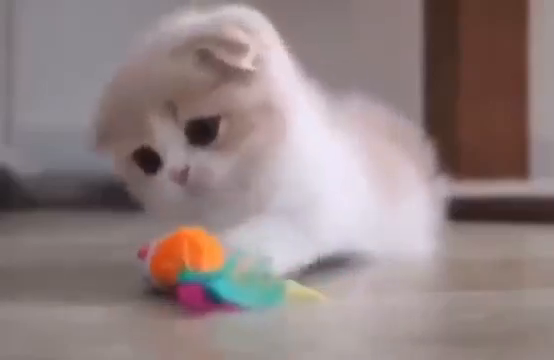
#> input picture frame 17 of bobmcat.mp4, 554 x 360 px, given in place of main.mov, which was not available
$ python motions.py
#> lines starting #> are read from the running program, lines starting #| are printed output that depends on the picture; after the words box and inside, x2 and y2 are one past the last pixel; in counts of white or black regions, pixels touching at a corner belong together; pictures that were not available may be replaced by others from this repository, and a replacement may not be noted
import cv2
import numpy as np

def task(kernel_size, standard_deviation, delta_tresh, min_area, name):
#> called with kernel_size = 3, standard_deviation = 50, delta_tresh = 60, min_area = 20, name = 'ver1'
    video = cv2.VideoCapture('main.mov', cv2.CAP_ANY)

    ret, frame = video.read()
#> frame is the input picture: shape (360, 554, 3); mean B, G, R 130.4, 130.8, 146.4
    img = cv2.cvtColor(frame, cv2.COLOR_BGR2GRAY)
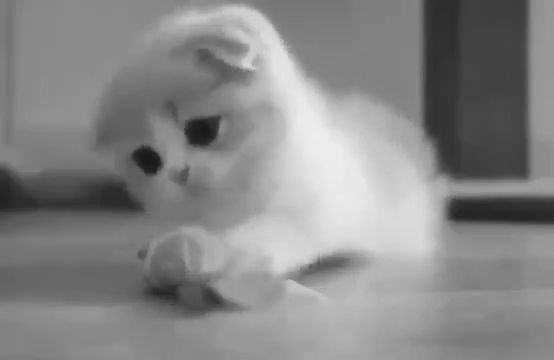
#> img: shape (360, 554); min 24, max 237, mean 135.4
    img = cv2.GaussianBlur(
        img, (kernel_size, kernel_size), standard_deviation)

    w = int(video.get(cv2.CAP_PROP_FRAME_WIDTH))
    h = int(video.get(cv2.CAP_PROP_FRAME_HEIGHT))
    fourcc = cv2.VideoWriter_fourcc(*'XVID')
    video_writer = cv2.VideoWriter(
        r'res' + str(name) + '.avi', fourcc, 25, (w, h))

    while True:
        # готовим новый кадр
        old_img = img.copy()
        is_ok, frame = video.read()
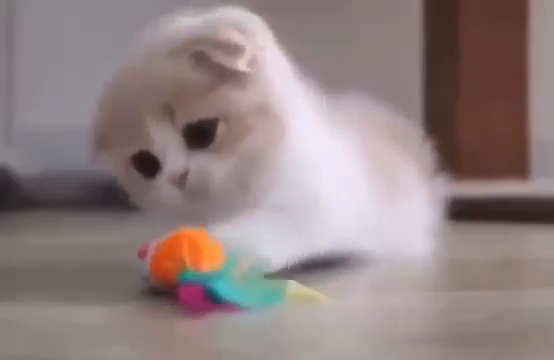
#> input picture frame 18 of bobmcat.mp4, 554 x 360 px, given in place of main.mov, which was not available
#> frame is the input picture: shape (360, 554, 3); mean B, G, R 130.4, 130.7, 146.3
        if not is_ok:
            break
        img = cv2.cvtColor(frame, cv2.COLOR_BGR2GRAY)
        img = cv2.GaussianBlur(
            img, (kernel_size, kernel_size), standard_deviation)

        # вычисляем разницу, её бинаризируем и находим контуры
        diff = cv2.absdiff(img, old_img)
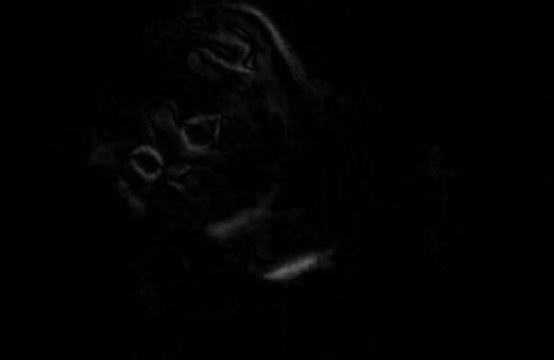
#> diff: shape (360, 554); min 0, max 98, mean 1.9
        # получаем изображение после применения пороговой бинаризации [0] и пороговое значение [1]
        thresh = cv2.threshold(diff, delta_tresh, 255, cv2.THRESH_BINARY)[1]
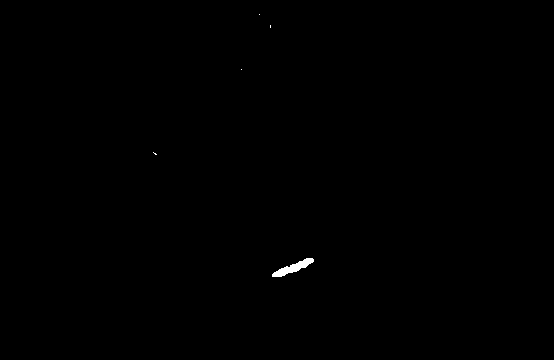
#> thresh: shape (360, 554); 0.16% white; 5 white regions (4 under 20 px)
        (contors, hierarchy) = cv2.findContours(thresh,
                                                cv2.RETR_EXTERNAL, cv2.CHAIN_APPROX_SIMPLE)
#> contors = 5 contours, 4 with area under 20; largest, box (x1, y1, x2, y2) and area: (272, 258, 314, 277) 258

        # если на кадре есть хотя бы один контур, чья площадь достаточно большая - записываем кадр
        for contr in contors:
            area = cv2.contourArea(contr)
            if area < min_area:
                continue
            video_writer.write(frame)
#> this loop made 5 passes
#> area on pass 1: 258.5
    video_writer.release()


kernel_size = 3
standard_deviation = 50
delta_tresh = 60 # пороговое значение
min_area = 20
task(kernel_size, standard_deviation, delta_tresh, min_area, "ver1")

# [11 lines of commented-out code are left out]

$ run again, starting later in the video
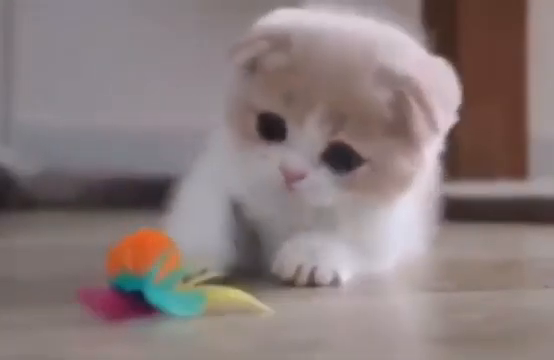
#> input picture frame 80 of bobmcat.mp4, 554 x 360 px, given in place of main.mov, which was not available
#> in task, frame is the input picture: shape (360, 554, 3); mean B, G, R 123.8, 124.2, 138.2
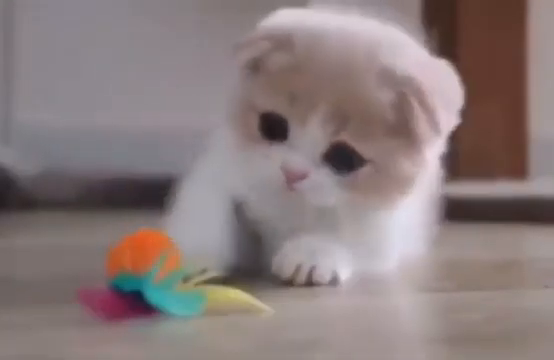
#> input picture frame 81 of bobmcat.mp4, 554 x 360 px, given in place of main.mov, which was not available
#> in task, frame is the input picture: shape (360, 554, 3); mean B, G, R 123.8, 124.2, 138.1
#> in task, `diff = cv2.absdiff(img, old_img)`:
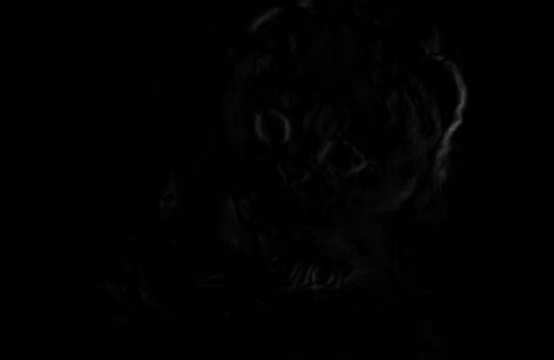
#> diff: shape (360, 554); min 0, max 80, mean 1.3
#> thresh: shape (360, 554); 0.03% white in thin lines or dots, all inside (x1, y1, x2, y2) = (449, 99, 463, 133)
#> contors = 2 contours, 1 with area under 20; largest, box (x1, y1, x2, y2) and area: (449, 121, 460, 133) 25
#> the loop in task, `for contr in contors:` made 2 passes
#> area on pass 1: 25
